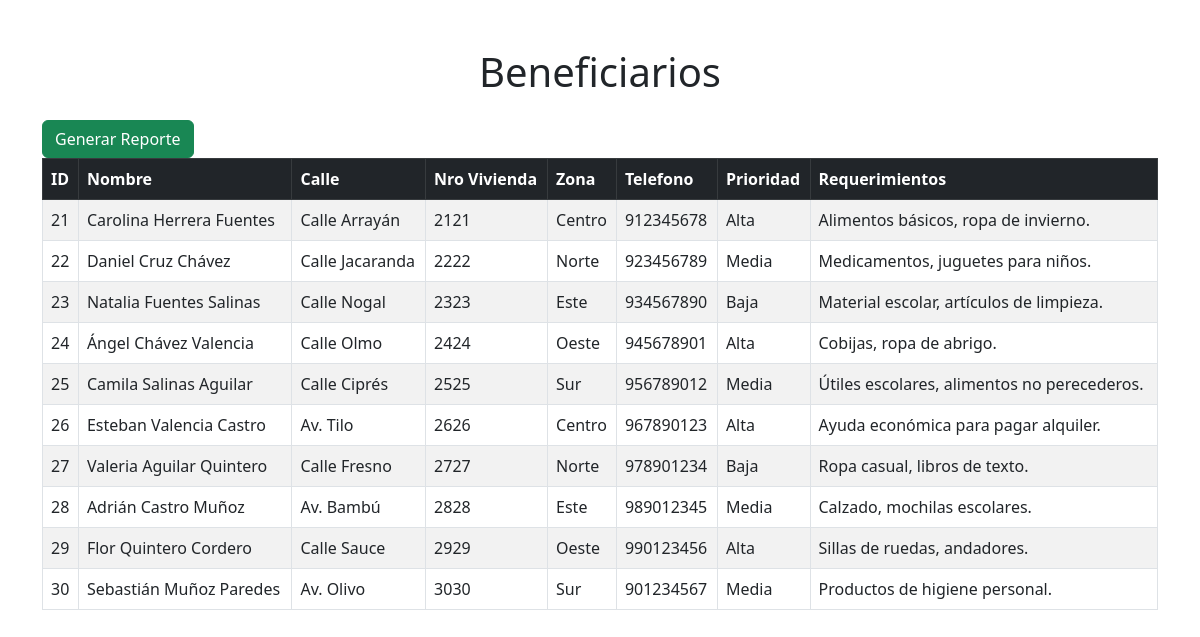
The app's page /gestion/beneficiarios/Beneficiarios.php with its own data.
### tables this page shows
CREATE TABLE BENEFICIARIO (
    id_beneficiario INT PRIMARY KEY,
    prioridad VARCHAR(50),
    requerimientos TEXT,
    FOREIGN KEY (id_beneficiario) REFERENCES PERSONA(id_persona)
);

CREATE TABLE PERSONA (
    id_persona INT PRIMARY KEY AUTO_INCREMENT,
    nombre VARCHAR(50),
    ap_paterno VARCHAR(50),
    ap_materno VARCHAR(50),
    calle VARCHAR(100),
    nro VARCHAR(10),
    zona VARCHAR(50),
    telefono VARCHAR(20)
);

### gestion/beneficiarios/Beneficiarios.php (the view, shortened to what this page needs)
<!DOCTYPE html>
<html lang="es">
<head>
    <link href="https://cdn.jsdelivr.net/npm/bootstrap@5.3.0/dist/css/bootstrap.min.css" rel="stylesheet">
</head>
<body>
<div class="container mt-5">
    <h1 class="text-center mb-4">Beneficiarios</h1>
<?php
$servidor = "localhost";
$usuario = "root";
$contrasena = "";
$base_datos = "castiel_bd";
$conn = new mysqli($servidor, $usuario, $contrasena, $base_datos);
$sql = "SELECT p.id_persona,
               p.nombre,
               p.ap_paterno,
               p.ap_materno,
               p.calle,
               p.nro,
               p.zona,
               p.telefono,
               b.prioridad,
               b.requerimientos
        FROM persona p
        JOIN beneficiario b ON p.id_persona = b.id_beneficiario";
$resultado = $conn->query($sql);
echo "<div class='text-right'>
        <a href='fpdf/BeneficiariosPDF_H.php' target='_blank'class='btn btn-success'>Generar Reporte</a>
      </div>";
if ($resultado->num_rows > 0) {
    echo "<table class='table table-striped table-bordered'>";
    echo "<thead class='table-dark'>
            <tr>
                <th>ID</th>
                <th>Nombre</th>
                <th>Calle</th>
                <th>Nro Vivienda</th>
                <th>Zona</th>
                <th>Telefono</th>
                <th>Prioridad</th>
                <th>Requerimientos</th>
            </tr>
          </thead>";
    while ($fila = $resultado->fetch_assoc()) {
        echo "<tr>
                <td>" . $fila["id_persona"] . "</td>
                <td>" . $fila["nombre"] . " " . $fila["ap_paterno"] . " " . $fila["ap_materno"] ."</td>
                <td>" . $fila["calle"] . "</td>
                <td>" . $fila["nro"] . "</td>
                <td>" . $fila["zona"] . "</td>
                <td>" . $fila["telefono"] . "</td>
                <td>" . $fila["prioridad"] . "</td>
                <td>" . $fila["requerimientos"] . "</td>
              </tr>";
    }
    echo "</table>";
} else {
    echo "No se encontraron resultados.";
}
?>
</div>
</body>
</html>

### records on screen
beneficiario: id_beneficiario.id_persona "21", id_beneficiario.nombre "Carolina", id_beneficiario.ap_paterno "Herrera", id_beneficiario.ap_materno "Fuentes", id_beneficiario.calle "Calle Arrayán", id_beneficiario.nro "2121", id_beneficiario.zona "Centro", id_beneficiario.telefono "912345678", prioridad "Alta", requerimientos "Alimentos básicos, ropa de invierno."
beneficiario: id_beneficiario.id_persona "22", id_beneficiario.nombre "Daniel", id_beneficiario.ap_paterno "Cruz", id_beneficiario.ap_materno "Chávez", id_beneficiario.calle "Calle Jacaranda", id_beneficiario.nro "2222", id_beneficiario.zona "Norte", id_beneficiario.telefono "923456789", prioridad "Media", requerimientos "Medicamentos, juguetes para niños."
beneficiario: id_beneficiario.id_persona "23", id_beneficiario.nombre "Natalia", id_beneficiario.ap_paterno "Fuentes", id_beneficiario.ap_materno "Salinas", id_beneficiario.calle "Calle Nogal", id_beneficiario.nro "2323", id_beneficiario.zona "Este", id_beneficiario.telefono "934567890", prioridad "Baja", requerimientos "Material escolar, artículos de limpieza."
beneficiario: id_beneficiario.id_persona "24", id_beneficiario.nombre "Ángel", id_beneficiario.ap_paterno "Chávez", id_beneficiario.ap_materno "Valencia", id_beneficiario.calle "Calle Olmo", id_beneficiario.nro "2424", id_beneficiario.zona "Oeste", id_beneficiario.telefono "945678901", prioridad "Alta", requerimientos "Cobijas, ropa de abrigo."
beneficiario: id_beneficiario.id_persona "25", id_beneficiario.nombre "Camila", id_beneficiario.ap_paterno "Salinas", id_beneficiario.ap_materno "Aguilar", id_beneficiario.calle "Calle Ciprés", id_beneficiario.nro "2525", id_beneficiario.zona "Sur", id_beneficiario.telefono "956789012", prioridad "Media", requerimientos "Útiles escolares, alimentos no perecederos."
beneficiario: id_beneficiario.id_persona "26", id_beneficiario.nombre "Esteban", id_beneficiario.ap_paterno "Valencia", id_beneficiario.ap_materno "Castro", id_beneficiario.calle "Av. Tilo", id_beneficiario.nro "2626", id_beneficiario.zona "Centro", id_beneficiario.telefono "967890123", prioridad "Alta", requerimientos "Ayuda económica para pagar alquiler."
beneficiario: id_beneficiario.id_persona "27", id_beneficiario.nombre "Valeria", id_beneficiario.ap_paterno "Aguilar", id_beneficiario.ap_materno "Quintero", id_beneficiario.calle "Calle Fresno", id_beneficiario.nro "2727", id_beneficiario.zona "Norte", id_beneficiario.telefono "978901234", prioridad "Baja", requerimientos "Ropa casual, libros de texto."
beneficiario: id_beneficiario.id_persona "28", id_beneficiario.nombre "Adrián", id_beneficiario.ap_paterno "Castro", id_beneficiario.ap_materno "Muñoz", id_beneficiario.calle "Av. Bambú", id_beneficiario.nro "2828", id_beneficiario.zona "Este", id_beneficiario.telefono "989012345", prioridad "Media", requerimientos "Calzado, mochilas escolares."
beneficiario: id_beneficiario.id_persona "29", id_beneficiario.nombre "Flor", id_beneficiario.ap_paterno "Quintero", id_beneficiario.ap_materno "Cordero", id_beneficiario.calle "Calle Sauce", id_beneficiario.nro "2929", id_beneficiario.zona "Oeste", id_beneficiario.telefono "990123456", prioridad "Alta", requerimientos "Sillas de ruedas, andadores."
beneficiario: id_beneficiario.id_persona "30", id_beneficiario.nombre "Sebastián", id_beneficiario.ap_paterno "Muñoz", id_beneficiario.ap_materno "Paredes", id_beneficiario.calle "Av. Olivo", id_beneficiario.nro "3030", id_beneficiario.zona "Sur", id_beneficiario.telefono "901234567", prioridad "Media", requerimientos "Productos de higiene personal."
